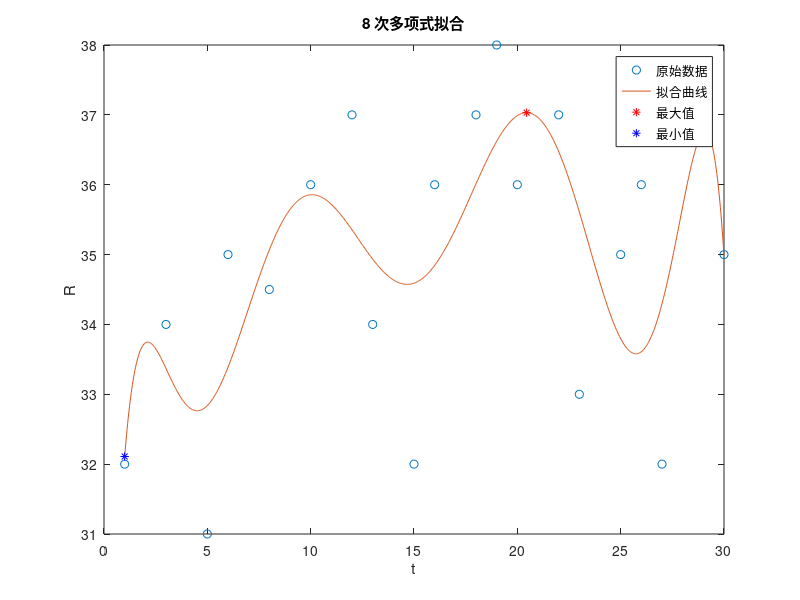

Reproduce this figure in MATLAB.
clear;
t = [1, 3, 5, 6, 8, 10, 12, 13, 15, 16, 18, 19, 20, 22, 23, 25, 26, 27, 29, 30]; 
R = [32, 34, 31, 35, 34.5, 36, 37, 34, 32, 36, 37, 38, 36, 37, 33, 35, 36, 32, 37, 35]; 

% 8 次多项式拟合
p = polyfit(t, R, 8);

% 在原始数据的范围内计算拟合值
t_fine = linspace(min(t), max(t), 1000);  % 生成更细致的 t 值
R_fit = polyval(p, t_fine);

% 找出拟合曲线的最大值和最小值及其序号
[max_val, max_idx] = max(R_fit);
[min_val, min_idx] = min(R_fit);

% 最大值和最小值对应的 t 值
max_t = t_fine(max_idx);
min_t = t_fine(min_idx);

% 显示结果
disp(['最大值: ', num2str(max_val), ', 在第', num2str(fix(max_t)), '天']);
disp(['最小值: ', num2str(min_val), ', 在第', num2str(fix(min_t)), '天']);

% 绘制原始数据和拟合曲线
plot(t, R, 'o');  % 原始数据
hold on;
plot(t_fine, R_fit, '-');  % 拟合曲线
plot(max_t, max_val, 'r*', min_t, min_val, 'b*');  % 标记最大值和最小值
hold off;
legend('原始数据', '拟合曲线', '最大值', '最小值');
xlabel('t');
ylabel('R');
title('8 次多项式拟合');
